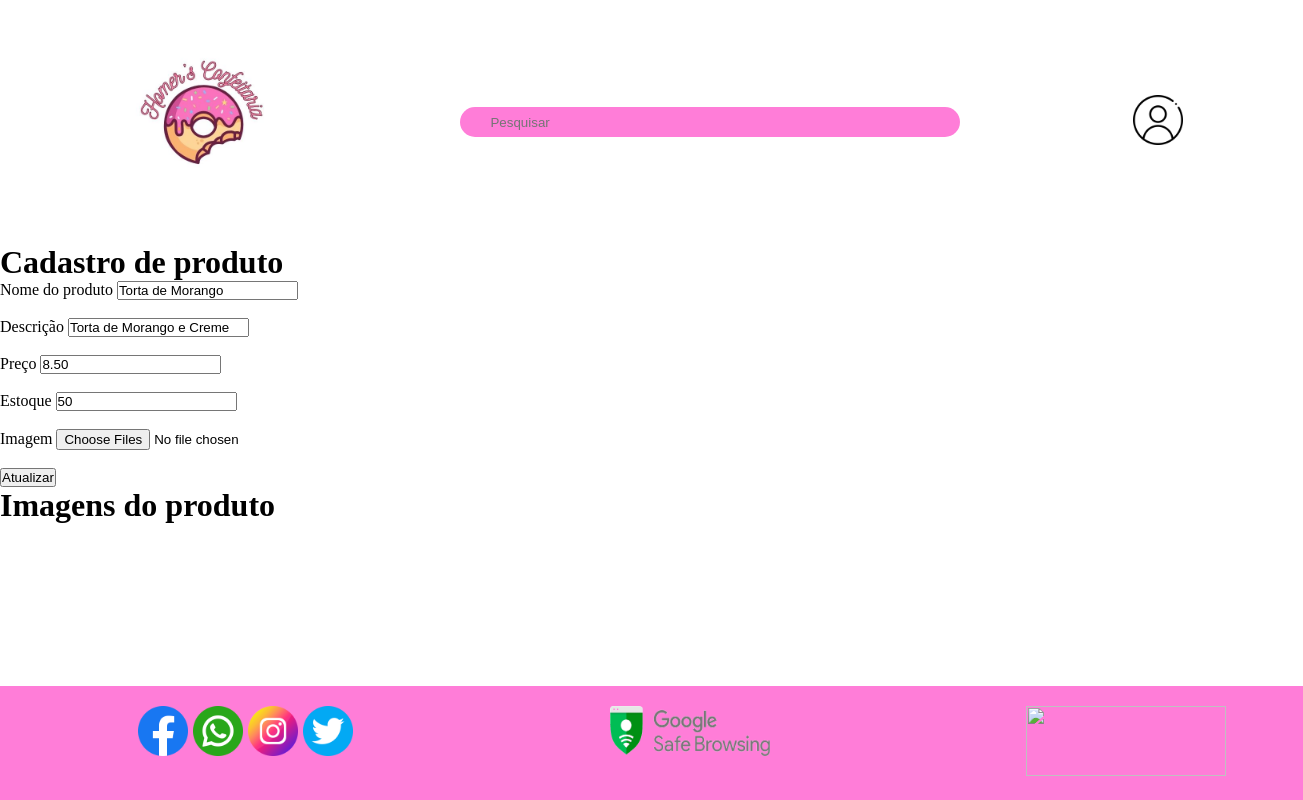
/editar_produto.php?idProduto=6, run on the app's committed database.
### tables this page shows
create table if not exists `Produto` (
    `idProduto` int not null auto_increment,
    `nomeProd` varchar(50) not null,
    `descricaoProd` varchar(200) not null,
    `preco` decimal(8,2) not null,
    `estoque` int not null,
    `idUsuario` int not null,
    primary key(`idProduto`),
	foreign key(`idUsuario`)
	references `Usuario` (`idUsuario`)
);

### html/editar_produto.php (the view, shortened to what this page needs)
<!DOCTYPE html>
<html lang="en">
<head>
    <link rel="stylesheet"  href="../css/editar_produto.css" />
    <?php
        require "header.php";
        $idProduto = $_GET["idProduto"];
        $comando = "select * from Produto where idProduto=$idProduto";
        $resultado = mysqli_query($conexao, $comando);
        while($linha = mysqli_fetch_assoc($resultado)){
            $nomeProd = $linha["nomeProd"];
            $descricaoProd = $linha["descricaoProd"];
            $preco = $linha["preco"];
            $estoque = $linha["estoque"];
        }
    ?>
</head>
<body>
    <div class="page">
    <form action="../site_php/atualizar_produto.php" method="post" enctype="multipart/form-data" class="formLogin">
        <h1>Cadastro de produto</h1>
        <label for="nome">Nome do produto</label>
        <input type="text" name="nomeProd" value="<?=$nomeProd?>"><br><br>
        <label for="Descri">Descrição</label>
        <input type="text" name="descricaoProd" value="<?=$descricaoProd?>"><br><br>
        <label for="preco">Preço</label>
        <input type="text" name="preco" value="<?=$preco?>"><br><br>
        <label for="estoque">Estoque</label>
        <input type="text" name="estoque" value="<?=$estoque?>"><br><br>
        <label for="Img">Imagem</label>
        <input type="file" name="arquivo[]" multiple="multiple"><br><br>
        <input type="submit" value="Atualizar" class="btn" />
    </form>
    </div>
    <h1>Imagens do produto</h1>
    <?php require "footer.php"?>
</body>
</html>

### css/header.css (style rules this page uses)
* { margin:0; padding:0; box-sizing: border-box; }
html { height: 100%; min-height: 100%; }
body { display: flex; flex-direction: column; min-height: 100%; }

### css/footer.css (style rules this page uses)
* { margin:0; padding:0; box-sizing: border-box; }

### data on the page
produto: nomeProd "Torta de Morango", descricaoProd "Torta de Morango e Creme", preco "8.50", estoque "50"
